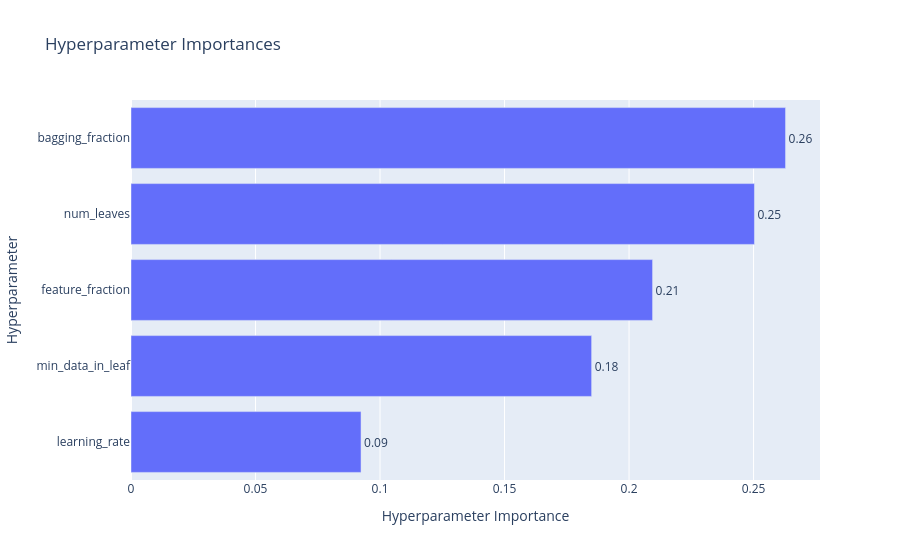

Notebook code for this chart:
### Code cell
# Importancia de cada hiperparámetro: cuánto explica de las diferencias de AUC entre trials
plot_param_importances(study)

### Figure 1 — Plotly figure (JSON) as saved in the notebook; plotly's stock layout.template omitted (floating-point values rounded to 4 significant figures)
{"data": [{"cliponaxis": false, "hovertemplate": ["learning_rate (FloatDistribution): 0.09237689713982722<extra></extra>", "min_data_in_leaf (IntDistribution): 0.18497476301852214<extra></extra>", "feature_fraction (FloatDistribution): 0.2094481769937359<extra></extra>", "num_leaves (IntDistribution): 0.25035661268776854<extra></extra>", "bagging_fraction (FloatDistribution): 0.2628435501601462<extra></extra>"], "name": "Objective Value", "orientation": "h", "text": ["0.09", "0.18", "0.21", "0.25", "0.26"], "textposition": "outside", "type": "bar", "x": [0.09238, 0.185, 0.2094, 0.2504, 0.2628], "y": ["learning_rate", "min_data_in_leaf", "feature_fraction", "num_leaves", "bagging_fraction"]}], "layout": {"title": {"text": "Hyperparameter Importances"}, "xaxis": {"title": {"text": "Hyperparameter Importance"}}, "yaxis": {"title": {"text": "Hyperparameter"}}}}
